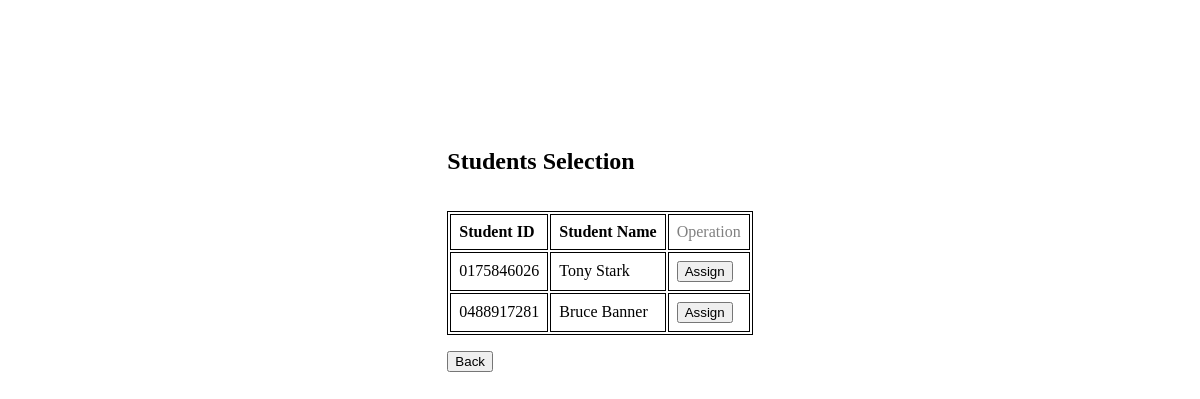
The page /src/select_phd_student.php on the database as committed earlier.
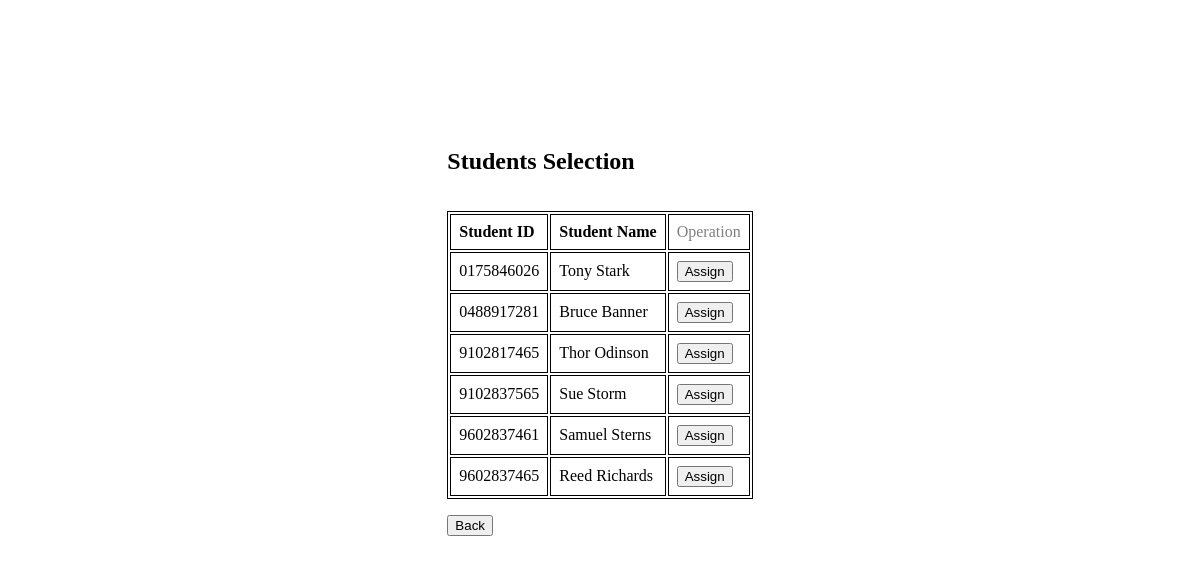
The same page on the database as committed later.
### tables this page shows
create table PhD
(
    student_id                varchar(10),
    qualifier                 varchar(30),
    proposal_defence_date     date,
    dissertation_defence_date date,
    primary key (student_id),
    foreign key (student_id) references student (student_id)
        on delete cascade
);

create table student
(
    student_id varchar(10),
    name       varchar(20) not null,
    email      varchar(50) not null,
    dept_name  varchar(100),
    primary key (student_id),
    foreign key (dept_name) references department (dept_name)
        on delete set null
);

### src/common/pdo.php (called while the page is built, shortened)
<?php
function pdo_connect(): PDO
{
    $config = require __DIR__ . '/config.php';
    $database_config = $config['database'];
    $host = $database_config['host'];
    $dbname = $database_config['dbname'];
    $username = $database_config['username'];
    $password = $database_config['password'];
    return new PDO(
        "mysql:host=$host;dbname=$dbname;charset=utf8mb4",
        $username,
        $password,
        [
            PDO::ATTR_ERRMODE => PDO::ERRMODE_EXCEPTION,
            PDO::ATTR_DEFAULT_FETCH_MODE => PDO::FETCH_ASSOC,
            PDO::ATTR_EMULATE_PREPARES => false
        ]
    );
}
function pdo_instance(bool $original = false): PDO|null
{
    static $pdo;
    if ($original) {
        return $pdo;
    }
    if (!$pdo) {
        $pdo = pdo_connect();
    }
    return $pdo;
}
function execute(PDOStatement $stmt, array $params = []): bool
{
    return $stmt->execute();
}

### src/service/student.php (called while the page is built, shortened)
<?php
require_once __DIR__ . '/../minimal.php';
function get_all_phd(): array
{
    $stmt = pdo_instance()->prepare(
        "
            SELECT * FROM PhD
            JOIN student ON student.student_id = phd.student_id
        "
    );
    execute($stmt);
    return $stmt->fetchAll();
}

### src/minimal.php (called while the page is built, shortened)
<?php
require_once __DIR__ . '/common/pdo.php';
function build_url(string $url, array $params = []): string
{
    $query_string = $params ? '?' . http_build_query($params, '', '&') : '';
    return $url . $query_string;
}

### src/select_phd_student.php (the view, shortened to what this page needs)
<?php
require_once 'minimal.php';
$php_students = get_all_phd();
function get_edit_url(string $student_id): string
{
    return build_url(Page::SELECT_TA_SECTION, [
        'student_id' => $student_id,
    ]);
}
?>
<html lang="en">
<head>
</head>
<body style="height: 100%;">
<div style="display: flex; justify-content: center; margin-top: 16vh;">
  <div style="display: flex; flex-direction: column; gap: 1rem;">
    <h2>Students Selection</h2>
    <table style="width: 100%;">
      <tr style="font-weight: bold;">
        <td>Student ID</td>
        <td>Student Name</td>
        <td style="font-weight: normal; color: gray;">Operation</td>
      </tr>
        <?php foreach ($php_students as $student): ?>
          <tr>
            <td><?= $student['student_id'] ?></td>
            <td><?= $student['name'] ?></td>
            <td>
              <a href="<?= get_edit_url($student['student_id']) ?>">
                <button>Assign</button>
              </a>
            </td>
          </tr>
        <?php endforeach ?>
    </table>
    <div style="display: flex; gap: 0.5rem;">
        <a href="<?= Page::ADMIN ?>">
            <button type="button">Back</button>
        </a>
    </div>
  </div>
</div>
</body>
</html>

Rows that differ between the two databases and show on the page:
added phd: student_id.student_id "9102817465", student_id.name "Thor Odinson"
added phd: student_id.student_id "9102837565", student_id.name "Sue Storm"
added phd: student_id.student_id "9602837461", student_id.name "Samuel Sterns"
added phd: student_id.student_id "9602837465", student_id.name "Reed Richards"
